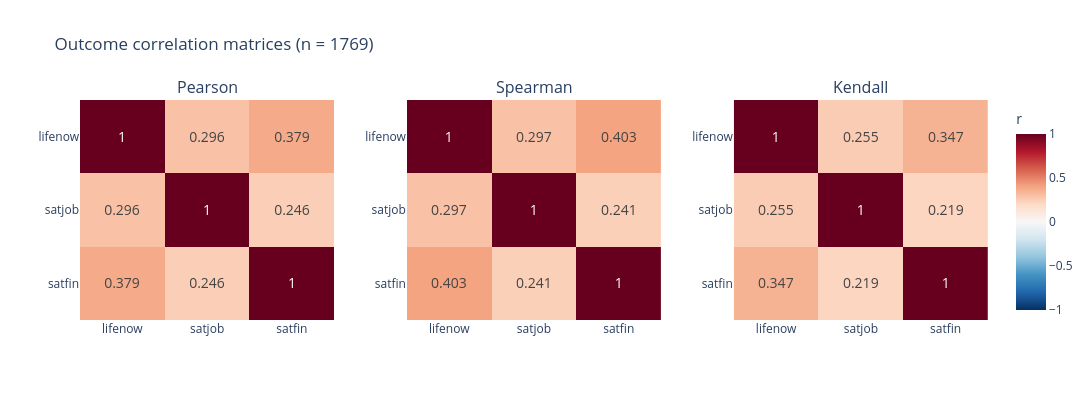

Notebook source saved alongside this figure:
### Code cell
fig = make_subplots(rows=1, cols=3, subplot_titles=list(methods.keys()),
                    horizontal_spacing=0.08)

for k, name in enumerate(methods.keys(), start=1):
    mat = corr_results[name]
    fig.add_trace(
        go.Heatmap(
            z=mat.values,
            x=outcomes, y=outcomes,
            text=mat.round(3).values,
            texttemplate='%{text}',
            textfont=dict(size=14),
            colorscale='RdBu_r',
            zmin=-1, zmax=1,
            showscale=(k == 3),
            colorbar=dict(title='r', x=1.02) if k == 3 else None,
        ),
        row=1, col=k,
    )
    fig.update_yaxes(autorange='reversed', row=1, col=k)

fig.update_layout(
    title=f'Outcome correlation matrices (n = {len(df_complete)})',
    height=400, width=1200,
    plot_bgcolor='white',
)
fig.show()

### Figure 1 — Plotly figure (JSON) as saved in the notebook; plotly's stock layout.template omitted (floating-point values rounded to 4 significant figures)
{"data": [{"colorscale": [[0, "rgb(5,48,97)"], [0.1, "rgb(33,102,172)"], [0.2, "rgb(67,147,195)"], [0.3, "rgb(146,197,222)"], [0.4, "rgb(209,229,240)"], [0.5, "rgb(247,247,247)"], [0.6, "rgb(253,219,199)"], [0.7, "rgb(244,165,130)"], [0.8, "rgb(214,96,77)"], [0.9, "rgb(178,24,43)"], [1, "rgb(103,0,31)"]], "showscale": false, "text": [[1.0, 0.296, 0.379], [0.296, 1.0, 0.246], [0.379, 0.246, 1.0]], "textfont": {"size": 14}, "texttemplate": "%{text}", "type": "heatmap", "x": ["lifenow", "satjob", "satfin"], "xaxis": "x", "y": ["lifenow", "satjob", "satfin"], "yaxis": "y", "z": [[1.0, 0.2965, 0.3786], [0.2965, 1.0, 0.246], [0.3786, 0.246, 1.0]], "zmax": 1, "zmin": -1}, {"colorscale": [[0, "rgb(5,48,97)"], [0.1, "rgb(33,102,172)"], [0.2, "rgb(67,147,195)"], [0.3, "rgb(146,197,222)"], [0.4, "rgb(209,229,240)"], [0.5, "rgb(247,247,247)"], [0.6, "rgb(253,219,199)"], [0.7, "rgb(244,165,130)"], [0.8, "rgb(214,96,77)"], [0.9, "rgb(178,24,43)"], [1, "rgb(103,0,31)"]], "showscale": false, "text": [[1.0, 0.297, 0.403], [0.297, 1.0, 0.241], [0.403, 0.241, 1.0]], "textfont": {"size": 14}, "texttemplate": "%{text}", "type": "heatmap", "x": ["lifenow", "satjob", "satfin"], "xaxis": "x2", "y": ["lifenow", "satjob", "satfin"], "yaxis": "y2", "z": [[1.0, 0.2971, 0.4025], [0.2971, 1.0, 0.2408], [0.4025, 0.2408, 1.0]], "zmax": 1, "zmin": -1}, {"colorbar": {"title": {"text": "r"}, "x": 1.02}, "colorscale": [[0, "rgb(5,48,97)"], [0.1, "rgb(33,102,172)"], [0.2, "rgb(67,147,195)"], [0.3, "rgb(146,197,222)"], [0.4, "rgb(209,229,240)"], [0.5, "rgb(247,247,247)"], [0.6, "rgb(253,219,199)"], [0.7, "rgb(244,165,130)"], [0.8, "rgb(214,96,77)"], [0.9, "rgb(178,24,43)"], [1, "rgb(103,0,31)"]], "showscale": true, "text": [[1.0, 0.255, 0.347], [0.255, 1.0, 0.219], [0.347, 0.219, 1.0]], "textfont": {"size": 14}, "texttemplate": "%{text}", "type": "heatmap", "x": ["lifenow", "satjob", "satfin"], "xaxis": "x3", "y": ["lifenow", "satjob", "satfin"], "yaxis": "y3", "z": [[1.0, 0.255, 0.3465], [0.255, 1.0, 0.219], [0.3465, 0.219, 1.0]], "zmax": 1, "zmin": -1}], "layout": {"annotations": [{"font": {"size": 16}, "showarrow": false, "text": "Pearson", "x": 0.14, "xanchor": "center", "xref": "paper", "y": 1, "yanchor": "bottom", "yref": "paper"}, {"font": {"size": 16}, "showarrow": false, "text": "Spearman", "x": 0.5, "xanchor": "center", "xref": "paper", "y": 1, "yanchor": "bottom", "yref": "paper"}, {"font": {"size": 16}, "showarrow": false, "text": "Kendall", "x": 0.86, "xanchor": "center", "xref": "paper", "y": 1, "yanchor": "bottom", "yref": "paper"}], "height": 400, "plot_bgcolor": "white", "title": {"text": "Outcome correlation matrices (n = 1769)"}, "width": 1200, "xaxis": {"anchor": "y", "domain": [0, 0.28]}, "xaxis2": {"anchor": "y2", "domain": [0.36, 0.64]}, "xaxis3": {"anchor": "y3", "domain": [0.72, 1]}, "yaxis": {"anchor": "x", "autorange": "reversed", "domain": [0, 1]}, "yaxis2": {"anchor": "x2", "autorange": "reversed", "domain": [0, 1]}, "yaxis3": {"anchor": "x3", "autorange": "reversed", "domain": [0, 1]}}}
